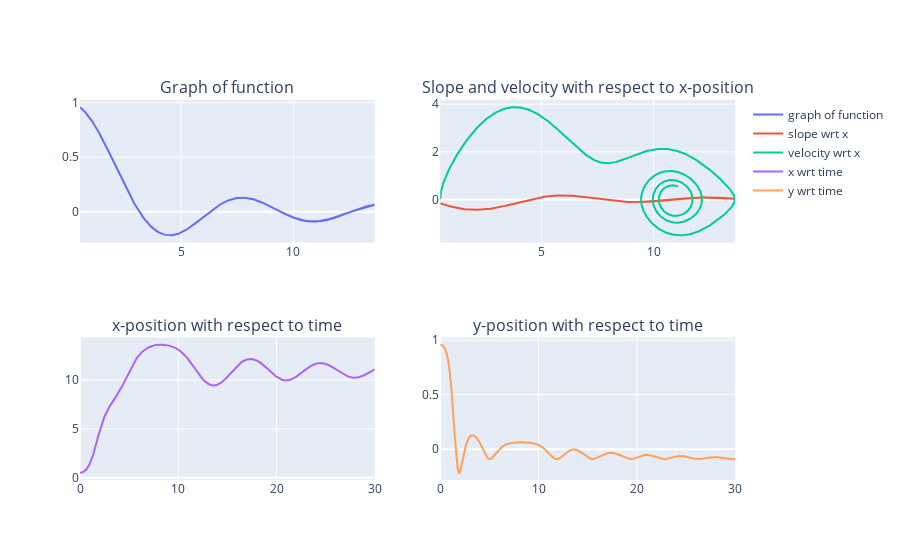

Source (notebook cell):
### Code cell
import plotly.graph_objects as go
from plotly.subplots import make_subplots

n_frames = int(Tmax / dt)

time_values = np.linspace(0, Tmax, n_frames)

fig = make_subplots(rows=2, cols=2, subplot_titles=(
    "Graph of function",
    "Slope and velocity with respect to x-position",
    "x-position with respect to time",
    "y-position with respect to time"
    ))

fig.add_trace(go.Scatter(
    x=sol[2, :],
    y=sol[3, :],
    name="graph of function"),
    row=1, col=1)

fig.add_trace(go.Scatter(
    x=sol[2, :],
    y=sol[4, :],
    name="slope wrt x"),
    row=1, col=2)

fig.add_trace(go.Scatter(
    x=sol[2, :],
    y=sol[1, :],
    name="velocity wrt x"),
    row=1, col=2)

fig.add_trace(go.Scatter(
    x=time_values,
    y=sol[2, :],
    name="x wrt time"),
    row=2, col=1)

fig.add_trace(go.Scatter(
    x=time_values,
    y=sol[3, :],
    name="y wrt time"),
    row=2, col=2)



fig.show()

### Figure 1 — Plotly figure (JSON) as saved in the notebook; plotly's stock layout.template omitted (floating-point values rounded to 4 significant figures; data arrays with more than 128 entries replaced by an {"elided": "..."} marker saying what was removed)
{"data": [{"name": "graph of function", "type": "scatter", "x": {"elided": "3000 float values"}, "xaxis": "x", "y": {"elided": "3000 float values"}, "yaxis": "y"}, {"name": "slope wrt x", "type": "scatter", "x": {"elided": "3000 float values"}, "xaxis": "x2", "y": {"elided": "3000 float values"}, "yaxis": "y2"}, {"name": "velocity wrt x", "type": "scatter", "x": {"elided": "3000 float values"}, "xaxis": "x2", "y": {"elided": "3000 float values"}, "yaxis": "y2"}, {"name": "x wrt time", "type": "scatter", "x": {"elided": "3000 float values"}, "xaxis": "x3", "y": {"elided": "3000 float values"}, "yaxis": "y3"}, {"name": "y wrt time", "type": "scatter", "x": {"elided": "3000 float values"}, "xaxis": "x4", "y": {"elided": "3000 float values"}, "yaxis": "y4"}], "layout": {"annotations": [{"font": {"size": 16}, "showarrow": false, "text": "Graph of function", "x": 0.225, "xanchor": "center", "xref": "paper", "y": 1, "yanchor": "bottom", "yref": "paper"}, {"font": {"size": 16}, "showarrow": false, "text": "Slope and velocity with respect to x-position", "x": 0.775, "xanchor": "center", "xref": "paper", "y": 1, "yanchor": "bottom", "yref": "paper"}, {"font": {"size": 16}, "showarrow": false, "text": "x-position with respect to time", "x": 0.225, "xanchor": "center", "xref": "paper", "y": 0.375, "yanchor": "bottom", "yref": "paper"}, {"font": {"size": 16}, "showarrow": false, "text": "y-position with respect to time", "x": 0.775, "xanchor": "center", "xref": "paper", "y": 0.375, "yanchor": "bottom", "yref": "paper"}], "xaxis": {"anchor": "y", "domain": [0, 0.45]}, "xaxis2": {"anchor": "y2", "domain": [0.55, 1]}, "xaxis3": {"anchor": "y3", "domain": [0, 0.45]}, "xaxis4": {"anchor": "y4", "domain": [0.55, 1]}, "yaxis": {"anchor": "x", "domain": [0.625, 1]}, "yaxis2": {"anchor": "x2", "domain": [0.625, 1]}, "yaxis3": {"anchor": "x3", "domain": [0, 0.375]}, "yaxis4": {"anchor": "x4", "domain": [0, 0.375]}}}
